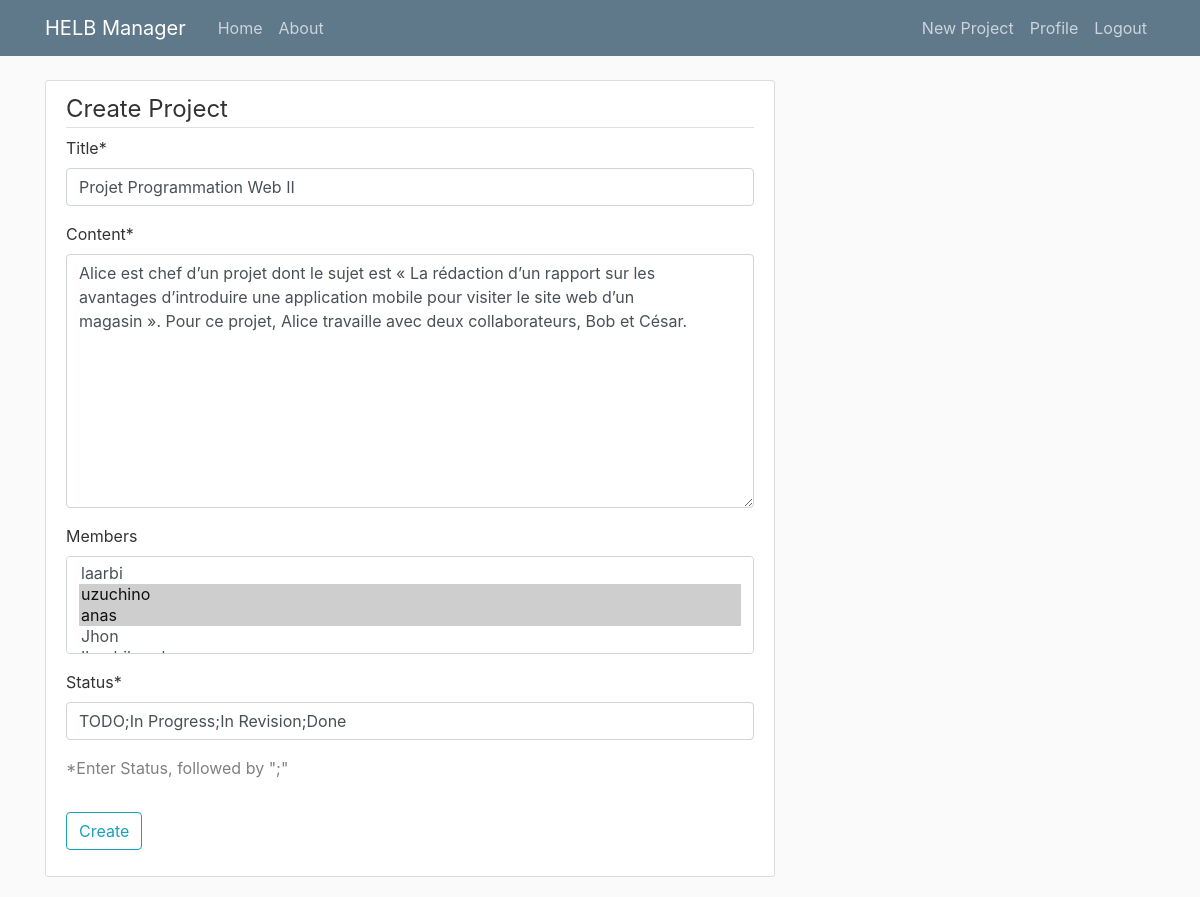
Page /project/20/update/ (signed in) on the committed database.
### HELBManager/models.py (models this page shows, shortened)
class Project(models.Model):
    title= models.CharField(max_length=100)
    content= models.TextField()
    date_posted= models.DateTimeField(default=timezone.now)
    author= models.ForeignKey(User, on_delete=models.CASCADE)
    members = models.ManyToManyField(User, related_name='members', null=True, blank=True)
    status = models.CharField(max_length=100, default='TODO;In Progress;In Revision;Done')

### HELBManager/views.py (the view, shortened to what this page needs)
# urls.py: path('project/<int:pk>/update/', ProjectUpdateView.as_view(), name='project-update'),
class ProjectUpdateView(LoginRequiredMixin, UserPassesTestMixin, UpdateView):
    model = Project
    fields = ['title', 'content', 'members', 'status']
    def test_func(self):
        project = self.get_object()
        if self.request.user == project.author:
            return True
        return False

### HELBManager/templates/HELBManager/project_form.html (shortened to what this page needs)
{% extends "HELBManager/base.html" %}
{% load crispy_forms_tags %}
{% load static %}
{% block content %}
<div class="content-section">
    <form method="POST">
        <fieldset class="form-group">
            <legend class="border-bottom mb4"> Create Project</legend>
            {{ form|crispy }}
            <p style="color:gray">*Enter Status, followed by ";"</p>
        </fieldset>
        <div class="form-group">
            <button class="btn btn-outline-info" type="submit">Create</button>
        </div>
    </form>
</div>
{% endblock content %}

### HELBManager/static/HELBManager/main.css (style rules this page uses)
body { background: #fafafa; color: #333333; margin-top: 5rem; }
.content-section { background: #ffffff; padding: 10px 20px; border: 1px solid #dddddd; border-radius: 3px; margin-bottom: 20px; }

### rows in the picture
Project: title "Projet Programmation Web II", content "Alice est chef d’un projet dont le sujet est « La rédaction d’un rapport sur les avantages d’introduire une application mobile pour visiter le site web d’un magasin ». Pour ce projet, Alice travaille avec deux collaborateurs, Bob et César.", status "TODO;In Progress;In Revision;Done"
